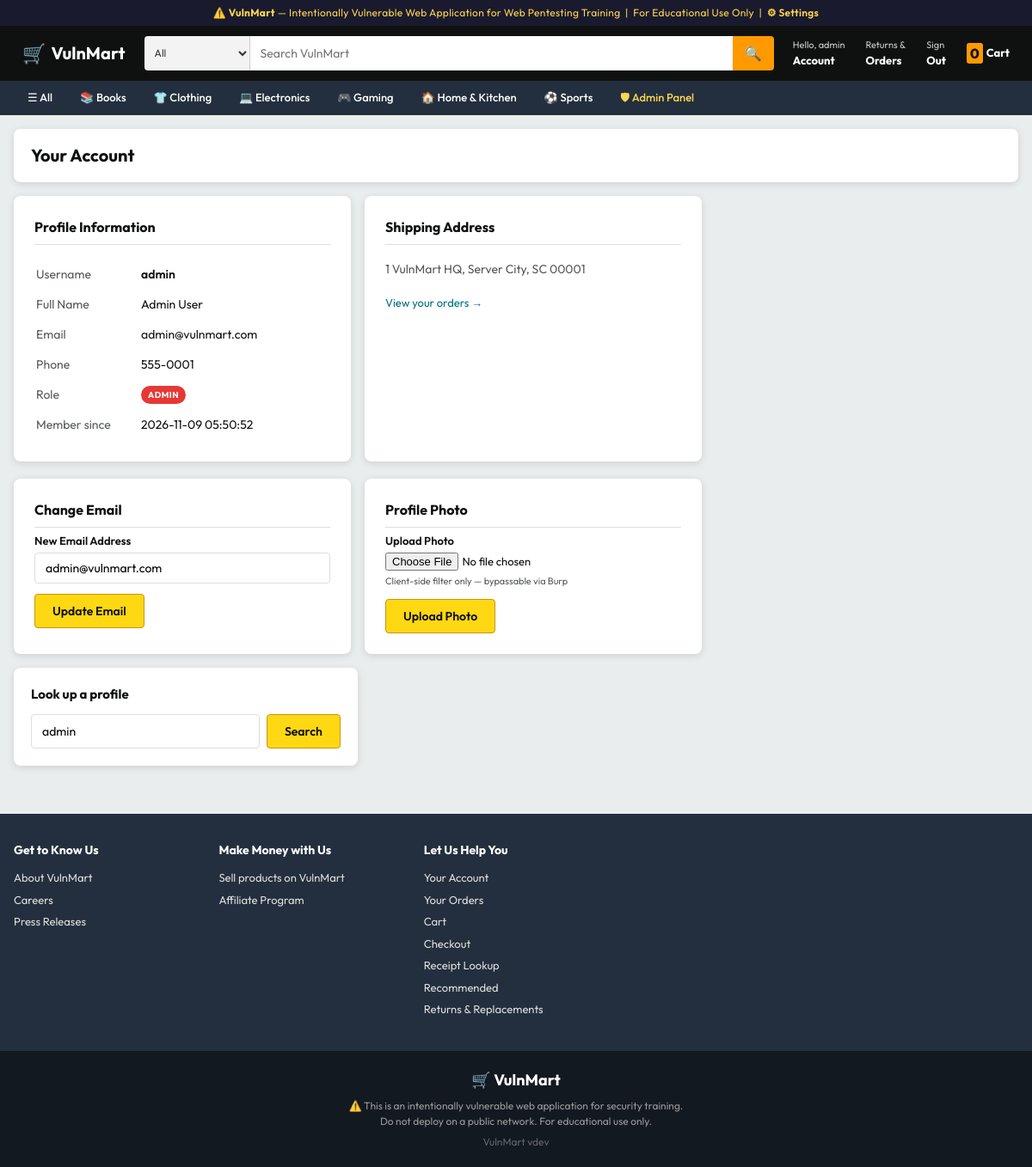
The app's page /profile.php (signed in) with its own data.
### tables this page shows
CREATE TABLE categories (
    id INT AUTO_INCREMENT PRIMARY KEY,
    name VARCHAR(50) NOT NULL,
    slug VARCHAR(50) UNIQUE NOT NULL,
    icon VARCHAR(10)
);

CREATE TABLE users (
    id INT AUTO_INCREMENT PRIMARY KEY,
    username VARCHAR(255) UNIQUE NOT NULL,
    password VARCHAR(255) NOT NULL,
    email VARCHAR(100) UNIQUE NOT NULL,
    full_name VARCHAR(100),
    address TEXT,
    phone VARCHAR(20),
    role ENUM('user', 'admin') DEFAULT 'user',
    created_at TIMESTAMP DEFAULT CURRENT_TIMESTAMP
);

### src/config.php (called while the page is built, shortened)
<?php
function getDifficulty(string $page): string {
    try {
        $conn = getDB();
        $stmt = $conn->prepare("SELECT difficulty FROM settings WHERE page = ?");
        $stmt->bind_param("s", $page);
        $stmt->execute();
        $res = $stmt->get_result();
        if ($row = $res->fetch_assoc()) return $row['difficulty'];
    } catch (Exception $e) {}
    return 'low';
}
function isLoggedIn(): bool {
    return isset($_SESSION['user_id']);
}
function isAdmin(): bool {
    return isset($_SESSION['role']) && $_SESSION['role'] === 'admin';
}

### src/includes/db.php (called while the page is built, shortened)
<?php
require_once __DIR__ . '/../config.php';
function getDB(): mysqli {
    static $conn = null;
    if ($conn === null) {
        $conn = new mysqli(DB_HOST, DB_USER, DB_PASS, DB_NAME);
        $conn->set_charset("utf8mb4");
    }
    return $conn;
}

### src/profile.php (the view, shortened to what this page needs)
<?php
require_once __DIR__ . '/config.php';
require_once __DIR__ . '/includes/db.php';
$conn         = getDB();
$diff         = getDifficulty('profile');
$diff_upload  = getDifficulty('upload');
$userData     = null;
$lookupUser = $_GET['user'] ?? ($_SESSION['username'] ?? null);
if ($lookupUser) {
    if ($diff === 'low') {
        $sql = "SELECT id, username, email, full_name, address, phone, role, created_at
                FROM users WHERE username = '{$lookupUser}'";
        $res = $conn->query($sql);
        if (!$res) {
            $sqlError = $conn->error;
        } elseif ($res->num_rows > 0) {
            $userData = $res->fetch_assoc();
        }
    }
}
include __DIR__ . '/includes/header.php';
?>
<div class="page-header">
    <h1>Your Account</h1>
</div>
<?php if ($userData): ?>
<div style="display:grid;grid-template-columns:1fr 1fr;gap:16px;max-width:800px;">
    <div style="background:var(--card-bg);border-radius:var(--radius);box-shadow:var(--shadow);padding:24px;">
        <h2 style="font-size:16px;font-weight:700;margin-bottom:16px;border-bottom:1px solid var(--border);padding-bottom:8px;">Profile Information</h2>
        <table style="width:100%;font-size:14px;">
            <tr><td style="color:var(--text-muted);padding:6px 0;width:120px;">Username</td>
                <td style="font-weight:600;"><?= htmlspecialchars($userData['username']) ?></td></tr>
            <tr><td style="color:var(--text-muted);padding:6px 0;">Full Name</td>
                <td><?= htmlspecialchars($userData['full_name'] ?? '—') ?></td></tr>
            <tr><td style="color:var(--text-muted);padding:6px 0;">Email</td>
                <td><?= htmlspecialchars($userData['email']) ?></td></tr>
            <tr><td style="color:var(--text-muted);padding:6px 0;">Phone</td>
                <td><?= htmlspecialchars($userData['phone'] ?? '—') ?></td></tr>
            <tr><td style="color:var(--text-muted);padding:6px 0;">Role</td>
                <td><span class="diff-badge" style="background:<?= $userData['role']==='admin'?'#E53935':'#1565C0' ?>"><?= htmlspecialchars($userData['role']) ?></span></td></tr>
            <tr><td style="color:var(--text-muted);padding:6px 0;">Member since</td>
                <td><?= htmlspecialchars($userData['created_at']) ?></td></tr>
        </table>
    </div>
    <div style="background:var(--card-bg);border-radius:var(--radius);box-shadow:var(--shadow);padding:24px;">
        <h2 style="font-size:16px;font-weight:700;margin-bottom:16px;border-bottom:1px solid var(--border);padding-bottom:8px;">Shipping Address</h2>
        <p style="font-size:14px;color:var(--text-muted);line-height:1.8;">
            <?= nl2br(htmlspecialchars($userData['address'] ?? 'No address on file.')) ?>
        </p>
        <div style="margin-top:16px;">
            <a href="/orders.php" style="color:#007185;font-size:13px;">View your orders →</a>
        </div>
    </div>
</div>
<?php if (!isset($_GET['user']) || $_GET['user'] === $_SESSION['username']): ?>
<div style="max-width:800px;margin-top:20px;display:grid;grid-template-columns:1fr 1fr;gap:16px;">
    <div style="background:var(--card-bg);border-radius:var(--radius);box-shadow:var(--shadow);padding:24px;">
        <h2 style="font-size:16px;font-weight:700;margin-bottom:6px;border-bottom:1px solid var(--border);padding-bottom:8px;">
            Change Email
        </h2>
        <form method="POST" action="/profile.php" id="email-form">
            <div style="margin-bottom:12px;">
                <label style="font-size:13px;font-weight:600;display:block;margin-bottom:4px;">New Email Address</label>
                <input type="email" name="email" placeholder="new@example.com"
                       value="<?= htmlspecialchars($userData['email']) ?>"
                       style="width:100%;padding:8px 12px;border:1px solid var(--border);border-radius:4px;font-family:inherit;font-size:14px;">
            </div>
            <button type="submit" class="btn btn-primary" style="width:auto;">Update Email</button>
        </form>
    </div>
    <div style="background:var(--card-bg);border-radius:var(--radius);box-shadow:var(--shadow);padding:24px;">
        <h2 style="font-size:16px;font-weight:700;margin-bottom:6px;border-bottom:1px solid var(--border);padding-bottom:8px;">
            Profile Photo
        </h2>
        <form method="POST" action="/profile.php" enctype="multipart/form-data">
            <div style="margin-bottom:12px;">
                <label style="font-size:13px;font-weight:600;display:block;margin-bottom:4px;">Upload Photo</label>
                <?php if ($diff_upload === 'low'): ?>
                <input type="file" name="photo" accept=".jpg,.png,.gif"
                       style="font-size:13px;display:block;margin-bottom:4px;">
                <p style="font-size:11px;color:var(--text-muted);">Client-side filter only — bypassable via Burp</p>
                <?php else: ?>
                <input type="file" name="photo" style="font-size:13px;display:block;margin-bottom:4px;">
                <p style="font-size:11px;color:var(--text-muted);">Accepts JPG, PNG, GIF only (server-validated)</p>
                <?php endif; ?>
            </div>
            <button type="submit" class="btn btn-primary" style="width:auto;">Upload Photo</button>
        </form>
    </div>
</div>
<?php endif; ?>
<?php endif; ?>
<div style="background:var(--card-bg);border-radius:var(--radius);box-shadow:var(--shadow);padding:20px;max-width:400px;margin-top:16px;">
    <h3 style="font-size:15px;font-weight:700;margin-bottom:12px;">Look up a profile</h3>
    <form method="GET" action="/profile.php" style="display:flex;gap:8px;">
        <input type="text" name="user" placeholder="Enter username"
               value="<?= htmlspecialchars($lookupUser ?? '') ?>"
               style="flex:1;padding:8px 12px;border:1px solid var(--border);border-radius:4px;font-family:inherit;font-size:14px;">
        <button type="submit" class="btn btn-primary" style="width:auto;">Search</button>
    </form>
</div>
<?php include __DIR__ . '/includes/footer.php'; ?>

### src/includes/header.php (shortened to what this page needs)
<?php
require_once __DIR__ . '/../includes/db.php';
$_cat_icons = [
    'books'        => '📚',
    'clothing'     => '👕',
    'electronics'  => '💻',
    'gaming'       => '🎮',
    'home-kitchen' => '🏠',
    'sports'       => '⚽',
];
$_categories = [];
$_cats = getDB()->query("SELECT * FROM categories ORDER BY name");
if ($_cats) {
    while ($r = $_cats->fetch_assoc()) {
        $r['icon'] = $_cat_icons[$r['slug']] ?? '';
        $_categories[] = $r;
    }
}
?>
<!DOCTYPE html>
<html lang="en">
<head>
    <link rel="stylesheet" href="/assets/css/style.css">
</head>
<body>
<div class="training-banner">
    ⚠️ <strong>VulnMart</strong> — Intentionally Vulnerable Web Application for Web Pentesting Training &nbsp;|&nbsp; For Educational Use Only
    <?php if (isAdmin()): ?>
    &nbsp;|&nbsp; <a href="/admin/settings.php" style="color:#FFD54F;font-weight:600;">⚙ Settings</a>
    <?php endif; ?>
</div>
<header class="site-header">
    <div class="header-inner">
        <a href="/" class="site-logo">
            <span class="logo-icon">🛒</span>
            <span>VulnMart</span>
        </a>
        <form action="/search.php" method="GET" class="header-search">
            <select name="cat" class="search-cat-select">
                <option value="">All</option>
            </select>
            <input type="text" name="q" placeholder="Search VulnMart"
                   value="<?= isset($_GET['q']) ? htmlspecialchars($_GET['q']) : '' ?>"
                   class="search-input" autocomplete="off">
            <button type="submit" class="search-btn">🔍</button>
        </form>
        <div class="header-actions">
            <?php if (isLoggedIn()): ?>
            <a href="/profile.php" class="header-action-link">
                <span class="action-label">Hello, <?= htmlspecialchars($_SESSION['username']) ?></span>
                <span class="action-main">Account</span>
            </a>
            <a href="/orders.php" class="header-action-link">
                <span class="action-label">Returns &amp;</span>
                <span class="action-main">Orders</span>
            </a>
            <a href="/logout.php" class="header-action-link">
                <span class="action-label">Sign</span>
                <span class="action-main">Out</span>
            </a>
            <?php endif; ?>
            <a href="/cart.php" class="header-cart">
                <span class="cart-qty"><?= array_sum($_SESSION['cart'] ?? []) ?></span>
                <span>Cart</span>
            </a>
        </div>
    </div>
</header>
<nav class="cat-nav">
    <div class="cat-nav-inner">
        <a href="/" class="cat-nav-link">☰ All</a>
        <?php foreach ($_categories as $c): ?>
        <a href="/category.php?slug=<?= htmlspecialchars($c['slug']) ?>" class="cat-nav-link">
            <?= $c['icon'] ?> <?= htmlspecialchars($c['name']) ?>
        </a>
        <?php endforeach; ?>
        <?php if (isAdmin()): ?>
        <a href="/admin/index.php" class="cat-nav-link cat-nav-admin">🛡 Admin Panel</a>
        <?php endif; ?>
    </div>
</nav>
<main class="site-main">

### src/assets/css/style.css (style rules this page uses)
*, *::before, *::after { box-sizing: border-box; margin: 0; padding: 0; }
:root { --header-bg: #0F1111; --header-hover: #232F3E; --cat-nav-bg: #232F3E; --accent: #FF9900; --accent-dark: #C45500; --accent-light: #FFD814; --body-bg: #EAEDED; --card-bg: #FFFFFF; --text: #0F1111; --text-muted: #565959; --text-light: #999; --border: #DDD; --star: #FF9900; --price: #B12704; --success: #067D62; --radius: 8px; --shadow: 0 2px 8px rgba(0,0,0,.12); --shadow-hover: 0 4px 16px rgba(0,0,0,.20); }
html { scroll-behavior: smooth; }
body { font-family: 'Outfit', sans-serif; background: var(--body-bg); color: var(--text); font-size: 14px; line-height: 1.5; }
a { color: inherit; text-decoration: none; }
button, input, select { font-family: inherit; }
.training-banner { background: #1a1a2e; color: #FFD54F; text-align: center; font-size: 12px; padding: 6px 16px; letter-spacing: .3px; }
.training-banner a { color: #FFD54F; }
.site-header { background: var(--header-bg); padding: 8px 0; position: sticky; top: 0; z-index: 100; }
.header-inner { max-width: 1400px; margin: 0 auto; padding: 0 16px; display: flex; align-items: center; gap: 12px; }
.site-logo { display: flex; align-items: center; gap: 6px; color: #FFF; font-size: 20px; font-weight: 700; white-space: nowrap; padding: 4px 8px; border: 2px solid transparent; border-radius: 4px; transition: border-color .15s; }
.site-logo .logo-icon { font-size: 22px; }
.header-search { flex: 1; display: flex; height: 40px; border-radius: 4px; overflow: hidden; max-width: 800px; }
.search-cat-select { background: #F3F3F3; border: none; padding: 0 8px; font-size: 12px; color: #333; cursor: pointer; min-width: 80px; border-right: 1px solid #CCC; }
.search-input { flex: 1; border: none; padding: 0 12px; font-size: 14px; outline: none; }
.search-btn { background: var(--accent); border: none; padding: 0 14px; font-size: 16px; cursor: pointer; transition: background .15s; }
.header-actions { display: flex; align-items: center; gap: 4px; color: #FFF; white-space: nowrap; }
.header-action-link { display: flex; flex-direction: column; padding: 4px 8px; border: 2px solid transparent; border-radius: 4px; color: #FFF; transition: border-color .15s; }
.action-label { font-size: 11px; color: #CCC; }
.action-main { font-size: 13px; font-weight: 700; }
.header-cart { display: flex; align-items: center; gap: 4px; color: #FFF; font-size: 13px; font-weight: 700; padding: 4px 8px; border: 2px solid transparent; border-radius: 4px; transition: border-color .15s; }
.cart-qty { background: var(--accent); color: #111; font-size: 16px; font-weight: 800; padding: 0 4px; border-radius: 3px; }
.cat-nav { background: var(--cat-nav-bg); }
.cat-nav-inner { max-width: 1400px; margin: 0 auto; padding: 0 16px; display: flex; gap: 0; overflow-x: auto; scrollbar-width: none; }
.cat-nav-link { color: #FFF; font-size: 13px; font-weight: 500; padding: 8px 14px; white-space: nowrap; border: 2px solid transparent; transition: border-color .15s; }
.cat-nav-admin { color: #FFD54F; }
.site-main { max-width: 1400px; margin: 0 auto; padding: 16px; }
.diff-badge { display: inline-block; color: #FFF; font-size: 10px; font-weight: 700; padding: 3px 8px; border-radius: 12px; letter-spacing: .5px; text-transform: uppercase; }
.btn { display: inline-block; padding: 10px 20px; border-radius: 4px; font-size: 14px; font-weight: 600; cursor: pointer; border: none; transition: background .15s; }
.btn-primary { background: var(--accent-light); color: #111; width: 100%; border: 1px solid #C89411; }
.page-header { background: var(--card-bg); border-radius: var(--radius); padding: 16px 20px; margin-bottom: 16px; box-shadow: var(--shadow); display: flex; align-items: center; justify-content: space-between; flex-wrap: wrap; gap: 8px; }
.page-header h1 { font-size: 20px; font-weight: 700; }

### records on screen
categories: icon "📚", name "Books"
categories: icon "👕", name "Clothing"
categories: icon "💻", name "Electronics"
categories: icon "🎮", name "Gaming"
categories: icon "🏠", name "Home & Kitchen"
categories: icon "⚽", name "Sports"
users: username "admin", full_name "Admin User", email "admin@vulnmart.com", phone "555-0001", role "ADMIN", created_at "2026-11-09 05:50:52", address "1 VulnMart HQ, Server City, SC 00001"

### other values on screen
$_SESSION['username'] "admin"
array_sum($_SESSION['cart'] ?? []) "0"
defined('VULNMART_VERSION') ? VULNMART_VERSION : 'dev' "dev"
